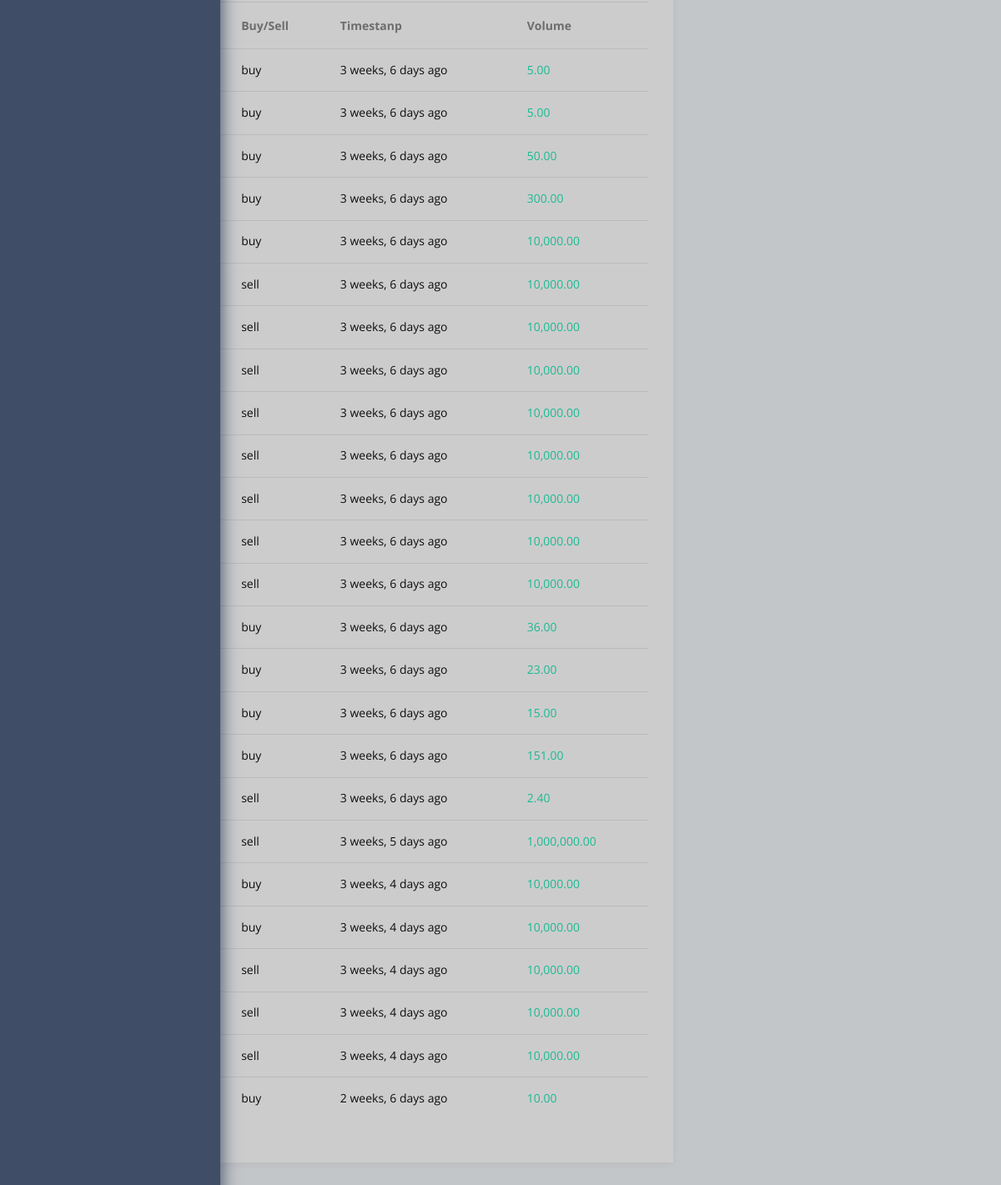
The app's page /orderbook/EUR_USD/ (lower part), older data.
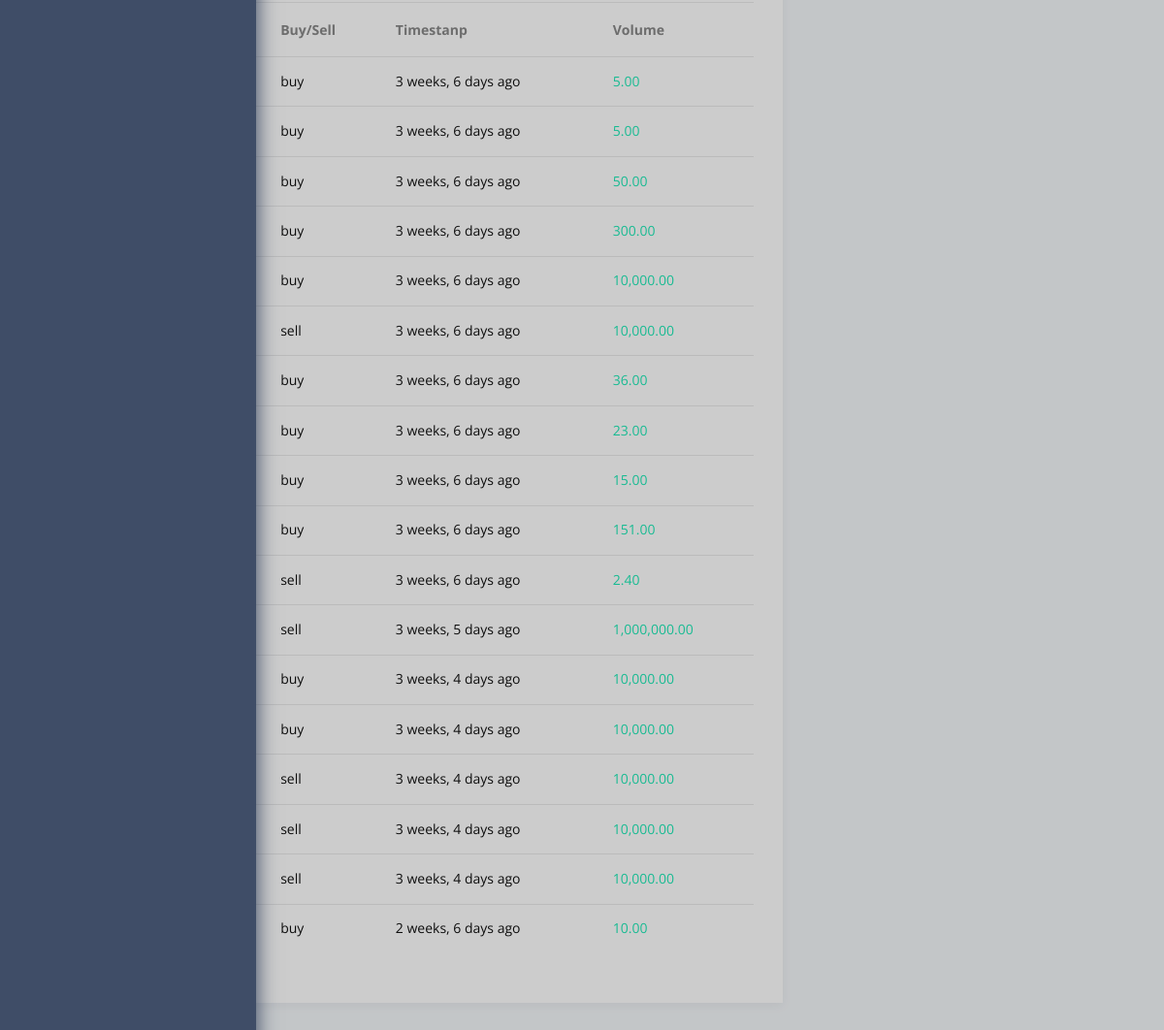
The same page, newer data.
### orderbook/models.py (models this page shows)
class Order(models.Model):
    MARKET = 'market'
    LIMIT = 'limit'
    ORDER_TYPE_CHOICES = (
        (MARKET, MARKET.title()),
        (LIMIT, LIMIT.title())
    )
    NEW = 'new'
    FILL = 'fill'
    PARTIAL_FILL = 'partial_fill'
    STATUS_CHOICES = (
        (NEW, NEW.title()),
        (FILL, FILL.title()),
        (PARTIAL_FILL, PARTIAL_FILL.title()),
    )
    SPOT = 'spot'
    FUTURES = 'futures'
    CONTRACT_TYPE_CHOICES = (
        (SPOT, SPOT.title()),
        (FUTURES, FUTURES.title())
    )
    BUY = 'buy'
    SELL = 'sell'
    BUY_SELL_CHOICES = (
        (BUY, BUY.title()),
        (SELL, SELL.title())
    )
    KLINE_INTERVAL_1MINUTE = '1m'
    KLINE_INTERVAL_3MINUTE = '3m'
    KLINE_INTERVAL_5MINUTE = '5m'
    KLINE_INTERVAL_15MINUTE = '15m'
    KLINE_INTERVAL_30MINUTE = '30m'
    KLINE_INTERVAL_1HOUR = '1h'
    KLINE_INTERVAL_2HOUR = '2h'
    KLINE_INTERVAL_4HOUR = '4h'
    KLINE_INTERVAL_6HOUR = '6h'
    KLINE_INTERVAL_8HOUR = '8h'
    KLINE_INTERVAL_12HOUR = '12h'
    KLINE_INTERVAL_1DAY = '1d'
    KLINE_INTERVAL_3DAY = '3d'
    KLINE_INTERVAL_1WEEK = '1w'
    KLINE_INTERVAL_1MONTH = '1M'
    TIMEFRAME_CHOICES = (
        (KLINE_INTERVAL_1MINUTE, KLINE_INTERVAL_1MINUTE),
        (KLINE_INTERVAL_3MINUTE, KLINE_INTERVAL_3MINUTE),
        (KLINE_INTERVAL_5MINUTE, KLINE_INTERVAL_5MINUTE),
        (KLINE_INTERVAL_15MINUTE, KLINE_INTERVAL_15MINUTE),
        (KLINE_INTERVAL_30MINUTE, KLINE_INTERVAL_30MINUTE),
        (KLINE_INTERVAL_1HOUR, KLINE_INTERVAL_1HOUR),
        (KLINE_INTERVAL_2HOUR, KLINE_INTERVAL_2HOUR),
        (KLINE_INTERVAL_4HOUR, KLINE_INTERVAL_4HOUR),
        (KLINE_INTERVAL_6HOUR, KLINE_INTERVAL_6HOUR),
        (KLINE_INTERVAL_8HOUR, KLINE_INTERVAL_8HOUR),
        (KLINE_INTERVAL_12HOUR, KLINE_INTERVAL_12HOUR),
        (KLINE_INTERVAL_1DAY, KLINE_INTERVAL_1DAY),
        (KLINE_INTERVAL_3DAY, KLINE_INTERVAL_3DAY),
        (KLINE_INTERVAL_1WEEK, KLINE_INTERVAL_1WEEK),
        (KLINE_INTERVAL_1MONTH, KLINE_INTERVAL_1MONTH),
    )
    buy_sell = models.CharField(max_length=10, choices=BUY_SELL_CHOICES)
    order_type = models.CharField(max_length=200, choices=ORDER_TYPE_CHOICES, default=LIMIT)
    volume = models.DecimalField(decimal_places=18, max_digits=36, default=10000)
    price = models.DecimalField(decimal_places=18, max_digits=36, default=0.005)# Default value change
    user = models.ForeignKey(User, on_delete=models.SET_NULL, null=True)
    status = models.CharField(max_length=200, choices=STATUS_CHOICES, default=NEW)
    contract_type = models.CharField(max_length=200, choices=CONTRACT_TYPE_CHOICES, default=SPOT)
    trading_pair = models.ForeignKey(TradingPair, on_delete=models.SET_NULL, null=True)
    timestamp = models.DateTimeField(auto_now_add=True)
    updated_at = models.DateTimeField(auto_now=True)

### orderbook/views.py (the view, shortened to what this page needs)
# urls.py: path('<slug:slug>/', OrderListView.as_view(), name='orderbook'),
class OrderListView(CreateView):
    model = Order
    template_name = 'orderbook/orderbook.html'
    success_message = 'Order successfully created'
    fields = ['buy_sell', 'trading_pair', 'order_type', 'volume','price']
    def get_initial(self):
        trading_pair = TradingPair.objects.filter(slug=self.kwargs.get('slug')).first()
        buy_order_qs = self.model.objects.filter(buy_sell=Order.BUY, trading_pair=trading_pair, status=Order.NEW).order_by('-price')
        sell_order_qs = self.model.objects.filter(buy_sell=Order.SELL, trading_pair=trading_pair, status=Order.NEW).order_by('-price')
        if buy_order_qs.exists():
            price = round(buy_order_qs.last().price, 2)
        else:
            price = 0
        return {
            'trading_pair': trading_pair.id,
            'price': price,
            'buy_orders': buy_order_qs,
            'sell_orders': sell_order_qs
        }
    def get_context_data(self, **kwargs):
        context = super().get_context_data(**kwargs)
        trading_pair = TradingPair.objects.filter(slug=self.kwargs.get('slug')).first()
        context.update({
            'buy_orders': self.get_initial().get('buy_orders'),
            'sell_orders': self.get_initial().get('sell_orders'),
            'trading_pair': trading_pair,
            'all_order': self.model.objects.all(),
            'open_orders': self.model.objects.filter(status=Order.NEW),
            'current_price': self.get_initial().get('price')
        })
        return context

### orderbook/models.py (called while the page is built)
    @property
    def get_symbol(self):
        symbol = self.pair.replace('/', '')
        return symbol

### templates/orderbook/orderbook.html (shortened to what this page needs)
{% extends "layouts/base.html" %}
{% load humanize crispy_forms_tags %}
{% block content %}
    <div class="pcoded-content">
        <div class="pcoded-inner-content">
            <div class="main-body">
                <div class="page-wrapper">
                    <div class="row">
                        <div class="col-xl-8 col-md-12 m-b-30">
                            <div class="tab-content" id="myTabContent">
                                <div class="tab-pane fade active show" id="profile" role="tabpanel"
                                     aria-labelledby="profile-tab">
                                    <table class="table table-hover">
                                        <thead>
                                        <tr>
                                            <th>Pair</th>
                                            <th>Buy/Sell</th>
                                            <th>Timestanp</th>
                                            <th>Volume</th>
                                        </tr>
                                        </thead>
                                        <tbody>
                                        {% for order in open_orders %}
                                            <tr>
                                                <td>
                                                    <h6 class="m-0">{{ order.trading_pair.pair }}</h6>
                                                </td>
                                                <td>
                                                    <h6 class="m-0">{{ order.buy_sell }}</h6>
                                                </td>
                                                <td>
                                                    <h6 class="m-0">{{ order.timestamp | naturaltime }}</h6>
                                                </td>
                                                <td>
                                                    <h6 class="m-0 text-c-green">{{ order.volume | floatformat:2 | intcomma }}</h6>
                                                </td>
                                            </tr>
                                        {% endfor %}
                                        </tbody>
                                    </table>
                                </div>
                            </div>
                        </div>
                    </div>
                </div>
            </div>
        </div>
    </div>
{% endblock content %}

Row changes from the older to the newer data that the page shows:
removed Order: buy_sell "sell", timestamp "3 weeks, 6 days ago", volume "10,000.00"
removed Order: buy_sell "sell", timestamp "3 weeks, 6 days ago", volume "10,000.00"
removed Order: buy_sell "sell", timestamp "3 weeks, 6 days ago", volume "10,000.00"
removed Order: buy_sell "sell", timestamp "3 weeks, 6 days ago", volume "10,000.00"
removed Order: buy_sell "sell", timestamp "3 weeks, 6 days ago", volume "10,000.00"
removed Order: buy_sell "sell", timestamp "3 weeks, 6 days ago", volume "10,000.00"
removed Order: buy_sell "sell", timestamp "3 weeks, 6 days ago", volume "10,000.00"
